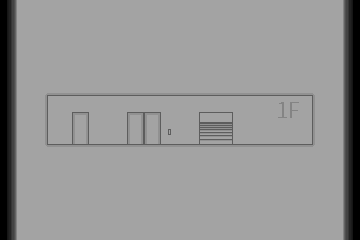

A level layout from a 2D game, rendered from its tile map. Below: a short description, then the map file with tile-grid data replaced by summaries:
An orthogonal 15x10 tile map with 24x24 px tiles, 1 tile layer (Background) and 6 objects (2x wall, floor, elevator, 1F-3F, 1F-outDoor).

<map version="1.10" tiledversion="1.11.0" orientation="orthogonal" renderorder="right-down" width="15" height="10" tilewidth="24" tileheight="24" infinite="0" nextlayerid="4" nextobjectid="10">
 <editorsettings>
  <export target="../tile/1F.json" format="json" />
 </editorsettings>
 <tileset firstgid="1" source="tileSet00.tsx" />
 <layer id="1" name="Background" width="15" height="10">
  <data>[150 cells, 150 non-empty, 11 distinct tile ids]</data>
 </layer>
 <objectgroup id="2" name="NoPassing">
  <object id="1" name="floor" x="48" y="144" width="264" height="24" />
  <object id="2" name="wall" x="24" y="72" width="24" height="96" />
  <object id="3" name="wall" x="312" y="72" width="24" height="96" />
 </objectgroup>
 <objectgroup id="3" name="Interaction">
  <object id="4" name="elevator" x="127" y="112.091" width="33.875" height="31.9375">
   <properties>
    <property name="SE" value="elevator" />
   </properties>
  </object>
  <object id="7" name="1F-3F" x="198.909" y="112" width="34.2159" height="32.0909">
   <properties>
    <property name="SE" value="stair" />
   </properties>
  </object>
  <object id="9" name="1F-outDoor" x="72" y="112.063" width="16.9688" height="31.9375">
   <properties>
    <property name="SE" value="slideDoorOpen" />
   </properties>
  </object>
 </objectgroup>
</map>
